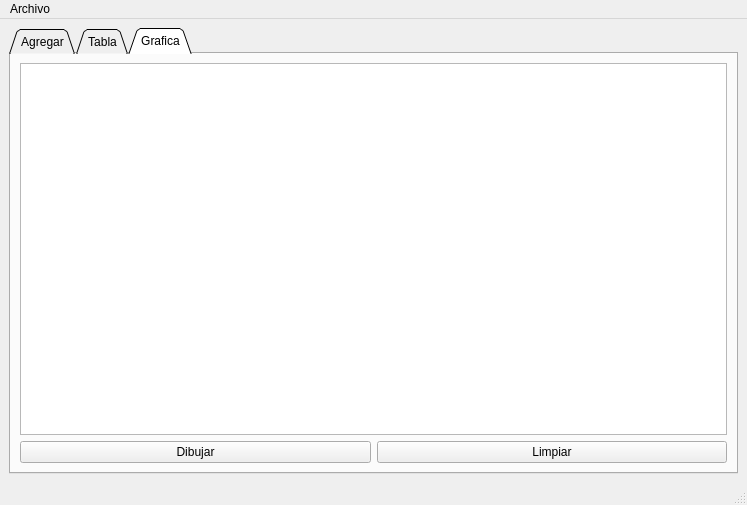
<?xml version="1.0" encoding="UTF-8"?>
<ui version="4.0">
 <class>MainWindow</class>
 <widget class="QMainWindow" name="MainWindow">
  <property name="geometry">
   <rect>
    <x>0</x>
    <y>0</y>
    <width>747</width>
    <height>465</height>
   </rect>
  </property>
  <property name="windowTitle">
   <string>MainWindow</string>
  </property>
  <widget class="QWidget" name="centralwidget">
   <layout class="QGridLayout" name="gridLayout_3">
    <item row="0" column="0">
     <widget class="QTabWidget" name="tabWidget">
      <property name="enabled">
       <bool>true</bool>
      </property>
      <property name="layoutDirection">
       <enum>Qt::LeftToRight</enum>
      </property>
      <property name="autoFillBackground">
       <bool>false</bool>
      </property>
      <property name="tabShape">
       <enum>QTabWidget::Triangular</enum>
      </property>
      <property name="currentIndex">
       <number>2</number>
      </property>
      <property name="documentMode">
       <bool>false</bool>
      </property>
      <property name="tabsClosable">
       <bool>false</bool>
      </property>
      <property name="movable">
       <bool>false</bool>
      </property>
      <property name="tabBarAutoHide">
       <bool>false</bool>
      </property>
      <widget class="QWidget" name="tab">
       <attribute name="title">
        <string>Agregar</string>
       </attribute>
       <layout class="QGridLayout" name="gridLayout_2">
        <item row="0" column="0">
         <widget class="QGroupBox" name="groupBox">
          <property name="title">
           <string>Registro de datos</string>
          </property>
          <layout class="QGridLayout" name="gridLayout">
           <item row="0" column="0">
            <widget class="QLabel" name="label">
             <property name="text">
              <string>ID : </string>
             </property>
            </widget>
           </item>
           <item row="0" column="1" colspan="3">
            <widget class="QLineEdit" name="id_lineEdit"/>
           </item>
           <item row="0" column="4" rowspan="13">
            <widget class="QPlainTextEdit" name="salida"/>
           </item>
           <item row="1" column="0" colspan="3">
            <widget class="QLabel" name="label_2">
             <property name="text">
              <string>Origen en x : </string>
             </property>
            </widget>
           </item>
           <item row="1" column="3">
            <widget class="QSpinBox" name="origen_x_spinBox">
             <property name="enabled">
              <bool>true</bool>
             </property>
             <property name="maximum">
              <number>500</number>
             </property>
            </widget>
           </item>
           <item row="2" column="0" colspan="3">
            <widget class="QLabel" name="label_4">
             <property name="text">
              <string>Origen en y : </string>
             </property>
            </widget>
           </item>
           <item row="2" column="3">
            <widget class="QSpinBox" name="origen_y_spinBox">
             <property name="maximum">
              <number>500</number>
             </property>
            </widget>
           </item>
           <item row="3" column="0" colspan="2">
            <widget class="QLabel" name="label_3">
             <property name="text">
              <string>Destino x : </string>
             </property>
            </widget>
           </item>
           <item row="3" column="3">
            <widget class="QSpinBox" name="destino_x_spinBox">
             <property name="maximum">
              <number>500</number>
             </property>
            </widget>
           </item>
           <item row="4" column="0" colspan="2">
            <widget class="QLabel" name="label_6">
             <property name="text">
              <string>Destino y : </string>
             </property>
            </widget>
           </item>
           <item row="4" column="3">
            <widget class="QSpinBox" name="destino_y_spinBox">
             <property name="maximum">
              <number>500</number>
             </property>
            </widget>
           </item>
           <item row="5" column="0" colspan="2">
            <widget class="QLabel" name="label_5">
             <property name="text">
              <string>Velocidad : </string>
             </property>
            </widget>
           </item>
           <item row="5" column="2" colspan="2">
            <widget class="QLineEdit" name="velocidad_lineEdit"/>
           </item>
           <item row="6" column="0" colspan="2">
            <widget class="QLabel" name="label_7">
             <property name="text">
              <string>Color (RGB) </string>
             </property>
            </widget>
           </item>
           <item row="7" column="1">
            <widget class="QLabel" name="label_8">
             <property name="text">
              <string>red</string>
             </property>
            </widget>
           </item>
           <item row="7" column="3">
            <widget class="QSpinBox" name="red_spinBox">
             <property name="maximum">
              <number>255</number>
             </property>
            </widget>
           </item>
           <item row="8" column="1">
            <widget class="QLabel" name="label_9">
             <property name="text">
              <string>green</string>
             </property>
            </widget>
           </item>
           <item row="8" column="3">
            <widget class="QSpinBox" name="green_spinBox">
             <property name="maximum">
              <number>255</number>
             </property>
            </widget>
           </item>
           <item row="9" column="1">
            <widget class="QLabel" name="label_10">
             <property name="text">
              <string>blue</string>
             </property>
            </widget>
           </item>
           <item row="9" column="3">
            <widget class="QSpinBox" name="blue_spinBox">
             <property name="maximum">
              <number>255</number>
             </property>
            </widget>
           </item>
           <item row="10" column="0" colspan="4">
            <widget class="QPushButton" name="agregar_final_pushButton">
             <property name="text">
              <string>Agregar al final</string>
             </property>
            </widget>
           </item>
           <item row="11" column="0" colspan="4">
            <widget class="QPushButton" name="agregar_inicio_pushButton">
             <property name="text">
              <string>Agregar al inicio</string>
             </property>
            </widget>
           </item>
           <item row="12" column="0" colspan="4">
            <widget class="QPushButton" name="mostrar_pushButton">
             <property name="text">
              <string>Mostrar</string>
             </property>
            </widget>
           </item>
          </layout>
         </widget>
        </item>
       </layout>
      </widget>
      <widget class="QWidget" name="tab_2">
       <attribute name="title">
        <string>Tabla</string>
       </attribute>
       <layout class="QGridLayout" name="gridLayout_4">
        <item row="1" column="1">
         <widget class="QPushButton" name="buscar_tabla_pushButton">
          <property name="text">
           <string>Buscar</string>
          </property>
         </widget>
        </item>
        <item row="1" column="0">
         <widget class="QLineEdit" name="buscar_tabla_lineEdit">
          <property name="placeholderText">
           <string>Escriba la ID</string>
          </property>
         </widget>
        </item>
        <item row="1" column="2">
         <widget class="QPushButton" name="mostrar_tabla_pushButton">
          <property name="text">
           <string>Mostrar</string>
          </property>
         </widget>
        </item>
        <item row="0" column="0" colspan="3">
         <widget class="QTableWidget" name="tabla"/>
        </item>
       </layout>
      </widget>
      <widget class="QWidget" name="tab_3">
       <attribute name="title">
        <string>Grafica</string>
       </attribute>
       <layout class="QGridLayout" name="gridLayout_6">
        <item row="0" column="0" colspan="2">
         <widget class="QGraphicsView" name="graphicsView"/>
        </item>
        <item row="1" column="0">
         <widget class="QPushButton" name="dibujar_pushButton">
          <property name="text">
           <string>Dibujar</string>
          </property>
         </widget>
        </item>
        <item row="1" column="1">
         <widget class="QPushButton" name="limpiar_pushButton">
          <property name="autoFillBackground">
           <bool>false</bool>
          </property>
          <property name="text">
           <string>Limpiar</string>
          </property>
          <property name="autoDefault">
           <bool>false</bool>
          </property>
          <property name="default">
           <bool>false</bool>
          </property>
          <property name="flat">
           <bool>false</bool>
          </property>
         </widget>
        </item>
       </layout>
      </widget>
     </widget>
    </item>
   </layout>
  </widget>
  <widget class="QMenuBar" name="menubar">
   <property name="geometry">
    <rect>
     <x>0</x>
     <y>0</y>
     <width>747</width>
     <height>21</height>
    </rect>
   </property>
   <widget class="QMenu" name="menuArchivo">
    <property name="title">
     <string>Archivo</string>
    </property>
    <addaction name="action_abrir"/>
    <addaction name="action_guardar"/>
   </widget>
   <addaction name="menuArchivo"/>
  </widget>
  <widget class="QStatusBar" name="statusbar"/>
  <action name="action_abrir">
   <property name="text">
    <string>Abrir</string>
   </property>
   <property name="shortcut">
    <string>Ctrl+O</string>
   </property>
  </action>
  <action name="action_guardar">
   <property name="text">
    <string>Guardar</string>
   </property>
   <property name="shortcut">
    <string>Ctrl+S</string>
   </property>
  </action>
 </widget>
 <resources/>
 <connections/>
</ui>
